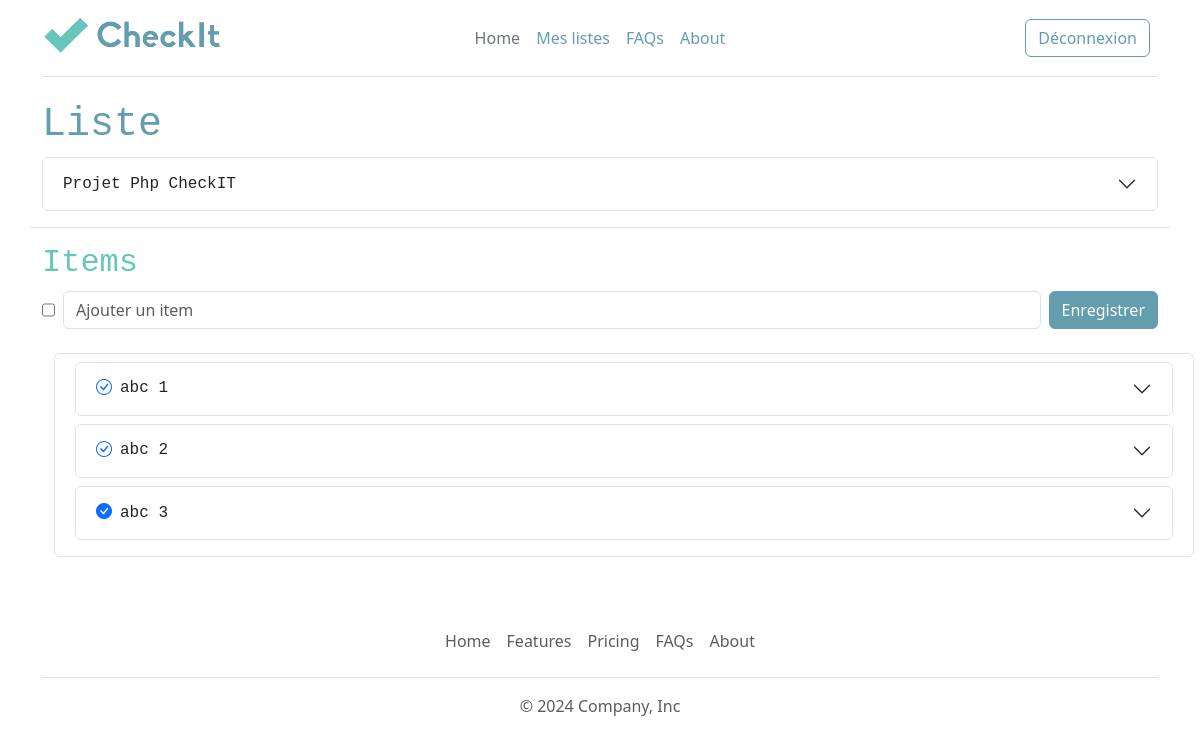
Page /ajout-modification-liste.php?id=3 (signed in) on the committed database.
### tables this page shows
CREATE TABLE IF NOT EXISTS `list` (
  `id` int(10) UNSIGNED NOT NULL AUTO_INCREMENT,
  `title` varchar(255) NOT NULL,
  `user_id` int(10) UNSIGNED NOT NULL,
  `category_id` int(10) UNSIGNED NOT NULL,
  PRIMARY KEY (`id`),
  KEY `list_ibfk_1` (`category_id`),
  KEY `list_ibfk_2` (`user_id`)
);

CREATE TABLE IF NOT EXISTS `item` (
  `id` int(10) UNSIGNED NOT NULL AUTO_INCREMENT,
  `name` varchar(255) NOT NULL,
  `status` tinyint(1) NOT NULL,
  `list_id` int(10) UNSIGNED NOT NULL,
  PRIMARY KEY (`id`),
  KEY `item_ibfk_1` (`list_id`)
);

### lib/list.php (called while the page is built, shortened)
<?php
function getListById(PDO $pdo, int $id):array|bool
{
    $query = $pdo->prepare('SELECT * FROM list WHERE id = :id');
    $query->bindValue(':id', $id, PDO::PARAM_INT);
    $query->execute();
    return $query->fetch(PDO::FETCH_ASSOC);
}
function getListItems(PDO $pdo, int $id):array
{
    $query = $pdo->prepare('SELECT * FROM item WHERE list_id = :id');
    $query->bindValue(':id', $id, PDO::PARAM_INT);
    $query->execute();
    return $query->fetchAll(PDO::FETCH_ASSOC);
}

### ajout-modification-liste.php (the view, shortened to what this page needs)
<?php
require_once __DIR__ . "/templates/header.php";
require_once 'lib/pdo.php';
require_once 'lib/list.php';
$list = [
    'title' => '',
    'category_id' => ''
];
$editMode = false;
if (isset($_GET['id'])) {
    $list = getListById($pdo, (int)$_GET['id']);
    $editMode = true;
    $items = getListItems($pdo, (int)$_GET['id']);
}
?>
<div class="container col-xxl-8">
    <h1>Liste</h1>
    <div class="accordion" id="accordionExample">
        <div class="accordion-item">
            <h2 class="accordion-header">
                <button class="accordion-button <?= ($editMode) ? 'collapsed' : '' ?>" type="button" data-bs-toggle="collapse" data-bs-target="#collapseOne" aria-expanded="<?= ($editMode) ? 'false' : 'true' ?>" aria-controls="collapseOne">
                    <?= ($editMode) ? $list['title'] : 'Ajouter une liste' ?>
                </button>
            </h2>
        </div>
    </div>
    <div class="row mt-3">
        <?php if (!$editMode) { ?>
            <div class="alert alert-warning">
                Après avoir enregistré, vous pourrez ajouter les items.
            </div>
        <?php } else { ?>
            <h2 class="border-top pt-3">Items</h2>
            <form method="post" class="d-flex">
                <input type="checkbox" name="status" id="status">
                <input type="text" name="name" id="name" placeholder="Ajouter un item" class="form-control mx-2">
                <input type="submit" name="saveListItem" class="btn btn-primary" value="Enregistrer">
            </form>
            <div class="row m-4 border rounded p-2">
                <?php foreach ($items as $item) { ?>
                    <div class="accordion mb-2">
                        <div class="accordion-item" id="accordion-parent-<?= $item['id'] ?>">
                            <h2 class="accordion-header">
                                <button class="accordion-button collapsed" type="button" data-bs-toggle="collapse" data-bs-target="#collapse-item-<?= $item['id'] ?>" aria-expanded="false" aria-controls="collapseOne">
                                    <a class="me-2" href="?id=<?=$_GET['id']?>&action=updateStatusListItem&item_id=<?=$item['id'] ?>&status=<?=!$item['status'] ?>"><i class="bi bi-check-circle<?=($item['status'] ? '-fill' : '')?>"></i></a>
                                    <?= $item['name'] ?>
                                </button>
                            </h2>
                        </div>
                    </div>
                <?php } ?>
            </div>
        <?php } ?>
    </div>
</div>
<?php require_once __DIR__ . "/templates/footer.php" ?>

### rows in the picture
list: title "Projet Php CheckIT"
item: status 0 (drawn), name "abc 1"
item: status 0 (drawn), name "abc 2"
item: status 1 (drawn), name "abc 3"
